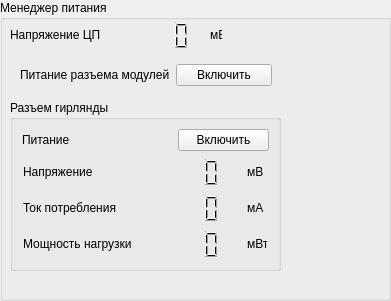
         <widget class="QGroupBox" name="groupBox_8">
          <property name="geometry">
           <rect>
            <x>360</x>
            <y>20</y>
            <width>391</width>
            <height>301</height>
           </rect>
          </property>
          <property name="title">
           <string>Менеджер питания</string>
          </property>
          <widget class="QLabel" name="label_34">
           <property name="geometry">
            <rect>
             <x>210</x>
             <y>20</y>
             <width>12</width>
             <height>30</height>
            </rect>
           </property>
           <property name="sizePolicy">
            <sizepolicy hsizetype="Minimum" vsizetype="Minimum">
             <horstretch>0</horstretch>
             <verstretch>0</verstretch>
            </sizepolicy>
           </property>
           <property name="maximumSize">
            <size>
             <width>20</width>
             <height>16777215</height>
            </size>
           </property>
           <property name="text">
            <string>мВ</string>
           </property>
          </widget>
          <widget class="QLCDNumber" name="lcdNumber_CPUVoltage">
           <property name="geometry">
            <rect>
             <x>110</x>
             <y>20</y>
             <width>100</width>
             <height>30</height>
            </rect>
           </property>
           <property name="sizePolicy">
            <sizepolicy hsizetype="Maximum" vsizetype="Maximum">
             <horstretch>0</horstretch>
             <verstretch>0</verstretch>
            </sizepolicy>
           </property>
           <property name="minimumSize">
            <size>
             <width>100</width>
             <height>30</height>
            </size>
           </property>
           <property name="maximumSize">
            <size>
             <width>100</width>
             <height>30</height>
            </size>
           </property>
           <property name="frameShape">
            <enum>QFrame::NoFrame</enum>
           </property>
           <property name="frameShadow">
            <enum>QFrame::Sunken</enum>
           </property>
           <property name="digitCount">
            <number>4</number>
           </property>
          </widget>
          <widget class="QLabel" name="label_35">
           <property name="geometry">
            <rect>
             <x>10</x>
             <y>20</y>
             <width>95</width>
             <height>30</height>
            </rect>
           </property>
           <property name="sizePolicy">
            <sizepolicy hsizetype="Preferred" vsizetype="Expanding">
             <horstretch>50</horstretch>
             <verstretch>0</verstretch>
            </sizepolicy>
           </property>
           <property name="maximumSize">
            <size>
             <width>110</width>
             <height>500</height>
            </size>
           </property>
           <property name="text">
            <string>Напряжение ЦП</string>
           </property>
          </widget>
          <widget class="QGroupBox" name="groupBox_7">
           <property name="geometry">
            <rect>
             <x>10</x>
             <y>100</y>
             <width>271</width>
             <height>171</height>
            </rect>
           </property>
           <property name="title">
            <string>Разъем гирлянды</string>
           </property>
           <layout class="QVBoxLayout" name="verticalLayout_7">
            <item>
             <layout class="QHBoxLayout" name="horizontalLayout_14">
              <item>
               <widget class="QLabel" name="label_36">
                <property name="sizePolicy">
                 <sizepolicy hsizetype="Preferred" vsizetype="Expanding">
                  <horstretch>50</horstretch>
                  <verstretch>0</verstretch>
                 </sizepolicy>
                </property>
                <property name="maximumSize">
                 <size>
                  <width>150</width>
                  <height>500</height>
                 </size>
                </property>
                <property name="text">
                 <string>Питание</string>
                </property>
               </widget>
              </item>
              <item>
               <widget class="QPushButton" name="pushButton_SocketSensorPwr">
                <property name="text">
                 <string>Включить</string>
                </property>
               </widget>
              </item>
             </layout>
            </item>
            <item>
             <layout class="QHBoxLayout" name="horizontalLayout_11">
              <item>
               <widget class="QLabel" name="label_17">
                <property name="sizePolicy">
                 <sizepolicy hsizetype="Preferred" vsizetype="Expanding">
                  <horstretch>50</horstretch>
                  <verstretch>0</verstretch>
                 </sizepolicy>
                </property>
                <property name="maximumSize">
                 <size>
                  <width>110</width>
                  <height>500</height>
                 </size>
                </property>
                <property name="text">
                 <string>Напряжение</string>
                </property>
               </widget>
              </item>
              <item>
               <widget class="QLCDNumber" name="lcdNumber_SocketSensorVoltage">
                <property name="sizePolicy">
                 <sizepolicy hsizetype="Maximum" vsizetype="Maximum">
                  <horstretch>0</horstretch>
                  <verstretch>0</verstretch>
                 </sizepolicy>
                </property>
                <property name="minimumSize">
                 <size>
                  <width>100</width>
                  <height>30</height>
                 </size>
                </property>
                <property name="maximumSize">
                 <size>
                  <width>100</width>
                  <height>30</height>
                 </size>
                </property>
                <property name="frameShape">
                 <enum>QFrame::NoFrame</enum>
                </property>
                <property name="frameShadow">
                 <enum>QFrame::Sunken</enum>
                </property>
                <property name="digitCount">
                 <number>4</number>
                </property>
               </widget>
              </item>
              <item>
               <widget class="QLabel" name="label_22">
                <property name="sizePolicy">
                 <sizepolicy hsizetype="Minimum" vsizetype="Minimum">
                  <horstretch>0</horstretch>
                  <verstretch>0</verstretch>
                 </sizepolicy>
                </property>
                <property name="maximumSize">
                 <size>
                  <width>20</width>
                  <height>16777215</height>
                 </size>
                </property>
                <property name="text">
                 <string>мВ</string>
                </property>
               </widget>
              </item>
             </layout>
            </item>
            <item>
             <layout class="QHBoxLayout" name="horizontalLayout_12">
              <item>
               <widget class="QLabel" name="label_24">
                <property name="sizePolicy">
                 <sizepolicy hsizetype="Preferred" vsizetype="Expanding">
                  <horstretch>50</horstretch>
                  <verstretch>0</verstretch>
                 </sizepolicy>
                </property>
                <property name="maximumSize">
                 <size>
                  <width>110</width>
                  <height>500</height>
                 </size>
                </property>
                <property name="text">
                 <string>Ток потребления</string>
                </property>
               </widget>
              </item>
              <item>
               <widget class="QLCDNumber" name="lcdNumber_SocketSensorCurrent">
                <property name="sizePolicy">
                 <sizepolicy hsizetype="Maximum" vsizetype="Maximum">
                  <horstretch>0</horstretch>
                  <verstretch>0</verstretch>
                 </sizepolicy>
                </property>
                <property name="minimumSize">
                 <size>
                  <width>100</width>
                  <height>30</height>
                 </size>
                </property>
                <property name="maximumSize">
                 <size>
                  <width>100</width>
                  <height>30</height>
                 </size>
                </property>
                <property name="frameShape">
                 <enum>QFrame::NoFrame</enum>
                </property>
                <property name="frameShadow">
                 <enum>QFrame::Sunken</enum>
                </property>
                <property name="digitCount">
                 <number>4</number>
                </property>
               </widget>
              </item>
              <item>
               <widget class="QLabel" name="label_23">
                <property name="sizePolicy">
                 <sizepolicy hsizetype="Minimum" vsizetype="Minimum">
                  <horstretch>0</horstretch>
                  <verstretch>0</verstretch>
                 </sizepolicy>
                </property>
                <property name="maximumSize">
                 <size>
                  <width>20</width>
                  <height>16777215</height>
                 </size>
                </property>
                <property name="text">
                 <string>мА</string>
                </property>
               </widget>
              </item>
             </layout>
            </item>
            <item>
             <layout class="QHBoxLayout" name="horizontalLayout_13">
              <item>
               <widget class="QLabel" name="label_26">
                <property name="sizePolicy">
                 <sizepolicy hsizetype="Preferred" vsizetype="Expanding">
                  <horstretch>50</horstretch>
                  <verstretch>0</verstretch>
                 </sizepolicy>
                </property>
                <property name="minimumSize">
                 <size>
                  <width>110</width>
                  <height>0</height>
                 </size>
                </property>
                <property name="maximumSize">
                 <size>
                  <width>110</width>
                  <height>500</height>
                 </size>
                </property>
                <property name="text">
                 <string>Мощность нагрузки</string>
                </property>
               </widget>
              </item>
              <item>
               <widget class="QLCDNumber" name="lcdNumber_SocketSensorPower">
                <property name="sizePolicy">
                 <sizepolicy hsizetype="Maximum" vsizetype="Maximum">
                  <horstretch>0</horstretch>
                  <verstretch>0</verstretch>
                 </sizepolicy>
                </property>
                <property name="minimumSize">
                 <size>
                  <width>100</width>
                  <height>30</height>
                 </size>
                </property>
                <property name="maximumSize">
                 <size>
                  <width>100</width>
                  <height>30</height>
                 </size>
                </property>
                <property name="frameShape">
                 <enum>QFrame::NoFrame</enum>
                </property>
                <property name="frameShadow">
                 <enum>QFrame::Sunken</enum>
                </property>
                <property name="digitCount">
                 <number>4</number>
                </property>
               </widget>
              </item>
              <item>
               <widget class="QLabel" name="label_25">
                <property name="sizePolicy">
                 <sizepolicy hsizetype="Minimum" vsizetype="Minimum">
                  <horstretch>0</horstretch>
                  <verstretch>0</verstretch>
                 </sizepolicy>
                </property>
                <property name="maximumSize">
                 <size>
                  <width>20</width>
                  <height>16777215</height>
                 </size>
                </property>
                <property name="text">
                 <string>мВт</string>
                </property>
               </widget>
              </item>
             </layout>
            </item>
           </layout>
          </widget>
          <widget class="QWidget" name="layoutWidget_2">
           <property name="geometry">
            <rect>
             <x>20</x>
             <y>60</y>
             <width>252</width>
             <height>30</height>
            </rect>
           </property>
           <layout class="QHBoxLayout" name="horizontalLayout_15">
            <item>
             <widget class="QLabel" name="label_37">
              <property name="sizePolicy">
               <sizepolicy hsizetype="Preferred" vsizetype="Expanding">
                <horstretch>50</horstretch>
                <verstretch>0</verstretch>
               </sizepolicy>
              </property>
              <property name="maximumSize">
               <size>
                <width>150</width>
                <height>500</height>
               </size>
              </property>
              <property name="text">
               <string>Питание разъема модулей</string>
              </property>
             </widget>
            </item>
            <item>
             <widget class="QPushButton" name="pushButton_SocketModulePwr">
              <property name="text">
               <string>Включить</string>
              </property>
             </widget>
            </item>
           </layout>
          </widget>
         </widget>
